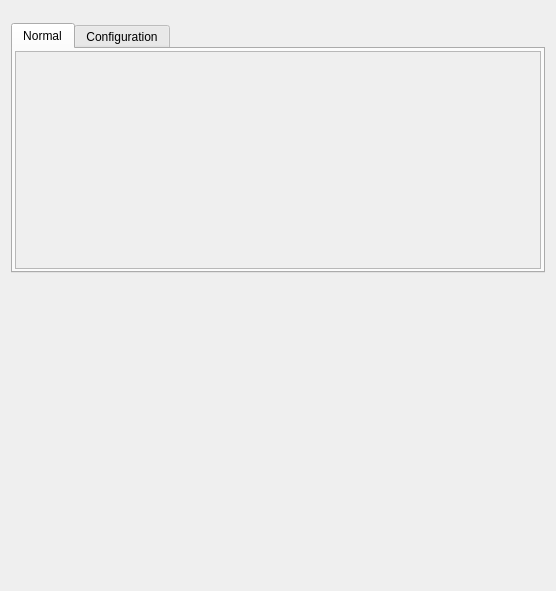
<?xml version="1.0" encoding="UTF-8"?>
<ui version="4.0">
 <class>Form</class>
 <widget class="QWidget" name="Form">
  <property name="geometry">
   <rect>
    <x>0</x>
    <y>0</y>
    <width>556</width>
    <height>591</height>
   </rect>
  </property>
  <property name="sizePolicy">
   <sizepolicy hsizetype="Preferred" vsizetype="Preferred">
    <horstretch>0</horstretch>
    <verstretch>0</verstretch>
   </sizepolicy>
  </property>
  <property name="windowTitle">
   <string>Form</string>
  </property>
  <layout class="QVBoxLayout" name="verticalLayout_3">
   <item>
    <widget class="TyphosDisplayTitle" name="TyphosDisplayTitle">
     <property name="sizePolicy">
      <sizepolicy hsizetype="Preferred" vsizetype="Fixed">
       <horstretch>0</horstretch>
       <verstretch>0</verstretch>
      </sizepolicy>
     </property>
     <property name="toolTip">
      <string/>
     </property>
     <property name="underline_midLineWidth" stdset="0">
      <number>-4</number>
     </property>
    </widget>
   </item>
   <item>
    <widget class="TyphosPositionerWidget" name="TyphosPositionerWidget">
     <property name="sizePolicy">
      <sizepolicy hsizetype="Preferred" vsizetype="Preferred">
       <horstretch>0</horstretch>
       <verstretch>0</verstretch>
      </sizepolicy>
     </property>
     <property name="maximumSize">
      <size>
       <width>16777215</width>
       <height>230</height>
      </size>
     </property>
     <property name="toolTip">
      <string/>
     </property>
    </widget>
   </item>
   <item>
    <widget class="QTabWidget" name="signal_tab">
     <property name="sizePolicy">
      <sizepolicy hsizetype="Expanding" vsizetype="Maximum">
       <horstretch>0</horstretch>
       <verstretch>0</verstretch>
      </sizepolicy>
     </property>
     <property name="minimumSize">
      <size>
       <width>0</width>
       <height>250</height>
      </size>
     </property>
     <property name="maximumSize">
      <size>
       <width>16777215</width>
       <height>500</height>
      </size>
     </property>
     <property name="autoFillBackground">
      <bool>false</bool>
     </property>
     <property name="tabPosition">
      <enum>QTabWidget::North</enum>
     </property>
     <property name="tabShape">
      <enum>QTabWidget::Rounded</enum>
     </property>
     <property name="currentIndex">
      <number>0</number>
     </property>
     <property name="elideMode">
      <enum>Qt::ElideNone</enum>
     </property>
     <property name="usesScrollButtons">
      <bool>false</bool>
     </property>
     <property name="documentMode">
      <bool>false</bool>
     </property>
     <property name="tabBarAutoHide">
      <bool>false</bool>
     </property>
     <widget class="QWidget" name="normal_tab">
      <attribute name="title">
       <string>Normal</string>
      </attribute>
      <layout class="QHBoxLayout" name="misc_tab_layout">
       <property name="leftMargin">
        <number>2</number>
       </property>
       <property name="topMargin">
        <number>2</number>
       </property>
       <property name="rightMargin">
        <number>2</number>
       </property>
       <property name="bottomMargin">
        <number>2</number>
       </property>
       <item>
        <widget class="QScrollArea" name="normal_scroll">
         <property name="horizontalScrollBarPolicy">
          <enum>Qt::ScrollBarAlwaysOff</enum>
         </property>
         <property name="sizeAdjustPolicy">
          <enum>QAbstractScrollArea::AdjustToContentsOnFirstShow</enum>
         </property>
         <property name="widgetResizable">
          <bool>true</bool>
         </property>
         <widget class="QWidget" name="normal_widget">
          <property name="geometry">
           <rect>
            <x>0</x>
            <y>0</y>
            <width>528</width>
            <height>213</height>
           </rect>
          </property>
          <layout class="QVBoxLayout" name="verticalLayout">
           <property name="leftMargin">
            <number>2</number>
           </property>
           <property name="topMargin">
            <number>2</number>
           </property>
           <property name="rightMargin">
            <number>2</number>
           </property>
           <property name="bottomMargin">
            <number>2</number>
           </property>
           <item>
            <widget class="TyphosSignalPanel" name="normal_panel">
             <property name="toolTip">
              <string/>
             </property>
             <property name="whatsThis">
              <string>
    Panel of Signals for Device
    </string>
             </property>
             <property name="showHints" stdset="0">
              <bool>false</bool>
             </property>
             <property name="showNormal" stdset="0">
              <bool>true</bool>
             </property>
             <property name="showConfig" stdset="0">
              <bool>false</bool>
             </property>
             <property name="showOmitted" stdset="0">
              <bool>false</bool>
             </property>
            </widget>
           </item>
           <item>
            <spacer name="normal_spacer">
             <property name="orientation">
              <enum>Qt::Orientation::Vertical</enum>
             </property>
             <property name="sizeHint" stdset="0">
              <size>
               <width>20</width>
               <height>40</height>
              </size>
             </property>
            </spacer>
           </item>
          </layout>
         </widget>
        </widget>
       </item>
      </layout>
     </widget>
     <widget class="QWidget" name="config_tab">
      <attribute name="title">
       <string>Configuration</string>
      </attribute>
      <layout class="QHBoxLayout" name="config_tab_layout">
       <property name="leftMargin">
        <number>2</number>
       </property>
       <property name="topMargin">
        <number>2</number>
       </property>
       <property name="rightMargin">
        <number>2</number>
       </property>
       <property name="bottomMargin">
        <number>2</number>
       </property>
       <item>
        <widget class="QScrollArea" name="config_scroll">
         <property name="font">
          <font>
           <underline>false</underline>
          </font>
         </property>
         <property name="horizontalScrollBarPolicy">
          <enum>Qt::ScrollBarAlwaysOff</enum>
         </property>
         <property name="sizeAdjustPolicy">
          <enum>QAbstractScrollArea::AdjustToContentsOnFirstShow</enum>
         </property>
         <property name="widgetResizable">
          <bool>true</bool>
         </property>
         <widget class="QWidget" name="config_widget">
          <property name="geometry">
           <rect>
            <x>0</x>
            <y>0</y>
            <width>528</width>
            <height>213</height>
           </rect>
          </property>
          <layout class="QVBoxLayout" name="verticalLayout_2">
           <property name="leftMargin">
            <number>2</number>
           </property>
           <property name="topMargin">
            <number>2</number>
           </property>
           <property name="rightMargin">
            <number>2</number>
           </property>
           <property name="bottomMargin">
            <number>2</number>
           </property>
           <item>
            <widget class="TyphosSignalPanel" name="config_panel">
             <property name="sizePolicy">
              <sizepolicy hsizetype="Preferred" vsizetype="Maximum">
               <horstretch>0</horstretch>
               <verstretch>0</verstretch>
              </sizepolicy>
             </property>
             <property name="toolTip">
              <string/>
             </property>
             <property name="whatsThis">
              <string>
    Panel of Signals for Device
    </string>
             </property>
             <property name="showHints" stdset="0">
              <bool>false</bool>
             </property>
             <property name="showNormal" stdset="0">
              <bool>false</bool>
             </property>
             <property name="showOmitted" stdset="0">
              <bool>false</bool>
             </property>
            </widget>
           </item>
           <item>
            <spacer name="config_spacer">
             <property name="orientation">
              <enum>Qt::Orientation::Vertical</enum>
             </property>
             <property name="sizeHint" stdset="0">
              <size>
               <width>20</width>
               <height>40</height>
              </size>
             </property>
            </spacer>
           </item>
          </layout>
         </widget>
        </widget>
       </item>
      </layout>
     </widget>
    </widget>
   </item>
   <item>
    <spacer name="verticalSpacer">
     <property name="orientation">
      <enum>Qt::Orientation::Vertical</enum>
     </property>
     <property name="sizeHint" stdset="0">
      <size>
       <width>20</width>
       <height>40</height>
      </size>
     </property>
    </spacer>
   </item>
  </layout>
 </widget>
 <customwidgets>
  <customwidget>
   <class>TyphosDisplayTitle</class>
   <extends>QFrame</extends>
   <header>typhos.display</header>
  </customwidget>
  <customwidget>
   <class>TyphosPositionerWidget</class>
   <extends>QWidget</extends>
   <header>typhos.positioner</header>
  </customwidget>
  <customwidget>
   <class>TyphosSignalPanel</class>
   <extends>QWidget</extends>
   <header>typhos.panel</header>
  </customwidget>
 </customwidgets>
 <resources/>
 <connections/>
</ui>
